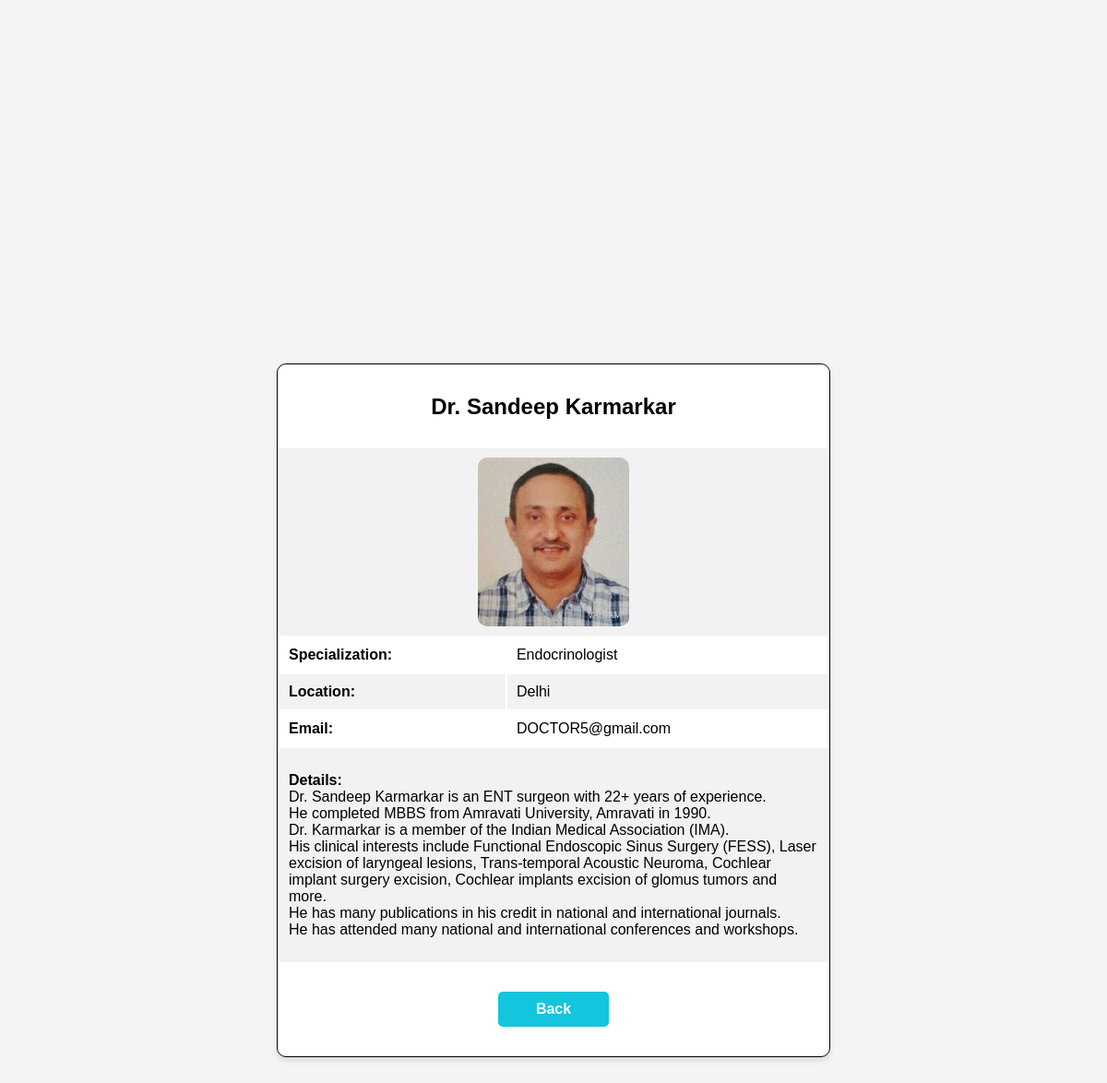
Page /doctor/3/ on the committed database.
### app1/models.py (models this page shows, shortened)
class Doctor(models.Model):
    user = models.OneToOneField(User, on_delete=models.CASCADE, null=True, blank=True)
    first_name = models.CharField(max_length=30, default='')
    last_name = models.CharField(max_length=30, default='')
    email = models.EmailField()
    specialization = models.CharField(max_length=100, default='')
    location = models.CharField(max_length=100, default='')
    details = models.TextField(default='')
    profile_picture = models.ImageField(upload_to='doctor_profile_pics/', null=True, blank=True)

### app1/views.py (the view)
# urls.py: path('doctor/<int:doctor_id>/', doctor_detail, name='doctor_detail'),
def doctor_detail(request, doctor_id):
    doctor = get_object_or_404(Doctor, id=doctor_id)
    context = {'doctor': doctor}
    return render(request, 'doctor_detail.html', context)

### templates/doctor_detail.html (shortened to what this page needs)
<!DOCTYPE html>
<html lang="en">
<head>
  <link href="/static/css/doctor_detail.css" rel="stylesheet">
</head>
<body>
  <div class="container">
    <table>
      <tr>
        <td colspan="2">
          <h2 class="drname">Dr. {{ doctor.first_name }} {{ doctor.last_name }}</h2>
        </td>
      </tr>
      <tr>
        <td colspan="2">
          <img src="{{ doctor.profile_picture.url }}" alt="Profile Picture">
        </td>
      </tr>
      <tr>
        <td><strong>Specialization:</strong></td>
        <td>{{ doctor.specialization }}</td>
      </tr>
      <tr>
        <td><strong>Location:</strong></td>
        <td>{{ doctor.location }}</td>
      </tr>
      <tr>
        <td><strong>Email:</strong></td>
        <td>{{ doctor.email }}</td>
      </tr>
      <tr>
        <td colspan="2">
          <p><strong>Details:</strong><br>{{ doctor.details|linebreaksbr }}</p>
        </td>
      </tr>
      <tr>
        <td colspan="2">
          <a href="{% url 'home' %}" class="back-btn">Back</a>
        </td>
      </tr>
    </table>
  </div>
</body>
</html>

### static/css/doctor_detail.css (style rules this page uses)
body { font-family: Arial, sans-serif; background-color: #f4f4f4; padding: 0; box-sizing: border-box; }
.drname { text-align: center; }
.container { display: flex; justify-content: center; align-items: center; height: 180vh; margin-top: 50px; }
table { width: 600px; background-color: #fff; border-radius: 10px; box-shadow: 0 4px 6px rgba(0, 0, 0, 0.1); border: 1px solid black; }
table tr:nth-child(even) { background-color: #f2f2f2; }
table td { padding: 10px; }
img { display: block; margin: 0 auto; max-width: 100%; max-height: 200px; border-radius: 10px; }
.back-btn { display: block; width: 100px; margin: 20px auto; padding: 10px; text-align: center; background-color: #13c5dd; color: #fff; text-decoration: none; border-radius: 5px; font-weight: 700; transition: 0.5s; }

### rows in the picture
Doctor: first_name "Sandeep", last_name "Karmarkar", profile_picture (picture), specialization "Endocrinologist", location "Delhi", email "DOCTOR5@gmail.com", details "Dr. Sandeep Karmarkar is an ENT surgeon with 22+ years of experience. He completed MBBS from Amravati University, Amravati in 1990. Dr. Karmarkar is a member of the Indian Medical Association (IMA). His clinical interests include Functional Endoscopic Sinus Surgery (FESS), Laser excision of laryngeal lesions, Trans-temporal Acoustic Neuroma, Cochlear implant surgery excision, Cochlear implants excision of glomus tumors and more. He has many publications in his credit in national and international journals. He has attended many national and international conferences and workshops."
